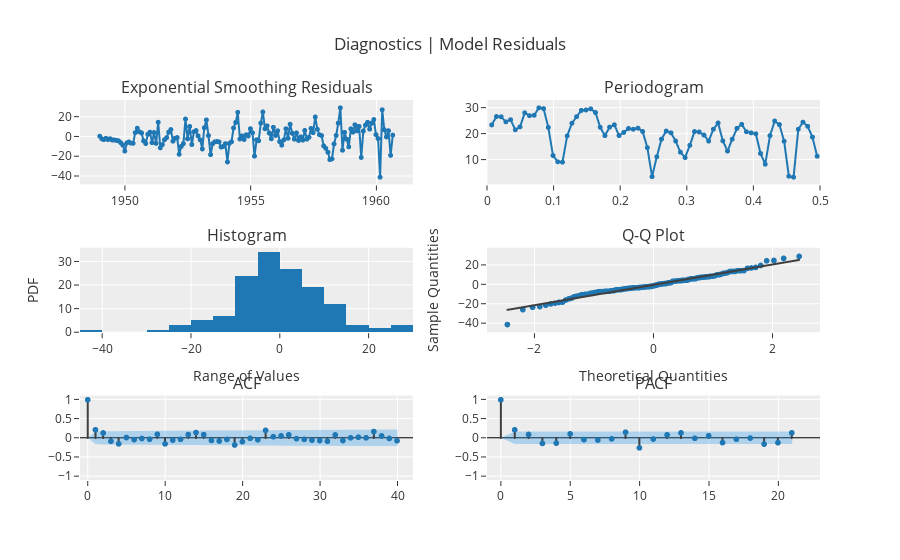

Notebook cell for this chart:
### Code cell
plot_model(best, plot = 'diagnostics')

### Figure 1 — Plotly figure (JSON) as saved in the notebook; plotly's stock layout.template omitted (floating-point values rounded to 4 significant figures; data arrays with more than 128 entries replaced by an {"elided": "..."} marker saying what was removed)
{"data": [{"line": {"color": "rgb(31, 119, 180)", "width": 2}, "marker": {"color": "rgb(31, 119, 180)", "size": 5}, "mode": "lines+markers", "name": "Exponential Smoothing", "showlegend": false, "type": "scattergl", "x": {"elided": "141 str values"}, "xaxis": "x", "y": {"elided": "141 float values"}, "yaxis": "y"}, {"hoverinfo": "text", "hovertext": ["Freq: 0.0071<br>Ampl: 23.5089<br>Time period: 141.0", "Freq: 0.0142<br>Ampl: 26.7232<br>Time period: 70.5", "Freq: 0.0213<br>Ampl: 26.6455<br>Time period: 47.0", "Freq: 0.0284<br>Ampl: 24.6941<br>Time period: 35.25", "Freq: 0.0355<br>Ampl: 25.5118<br>Time period: 28.2", "Freq: 0.0426<br>Ampl: 21.5976<br>Time period: 23.5", "Freq: 0.0496<br>Ampl: 22.7402<br>Time period: 20.1429", "Freq: 0.0567<br>Ampl: 28.1737<br>Time period: 17.625", "Freq: 0.0638<br>Ampl: 27.0736<br>Time period: 15.6667", "Freq: 0.0709<br>Ampl: 27.2348<br>Time period: 14.1", "Freq: 0.078<br>Ampl: 30.1152<br>Time period: 12.8182", "Freq: 0.0851<br>Ampl: 29.8028<br>Time period: 11.75", "Freq: 0.0922<br>Ampl: 22.5351<br>Time period: 10.8462", "Freq: 0.0993<br>Ampl: 11.6532<br>Time period: 10.0714", "Freq: 0.1064<br>Ampl: 9.2223<br>Time period: 9.4", "Freq: 0.1135<br>Ampl: 9.0996<br>Time period: 8.8125", "Freq: 0.1206<br>Ampl: 19.265<br>Time period: 8.2941", "Freq: 0.1277<br>Ampl: 24.1431<br>Time period: 7.8333", "Freq: 0.1348<br>Ampl: 26.6779<br>Time period: 7.4211", "Freq: 0.1418<br>Ampl: 29.1073<br>Time period: 7.05", "Freq: 0.1489<br>Ampl: 29.2779<br>Time period: 6.7143", "Freq: 0.156<br>Ampl: 29.7188<br>Time period: 6.4091", "Freq: 0.1631<br>Ampl: 28.2904<br>Time period: 6.1304", "Freq: 0.1702<br>Ampl: 22.5892<br>Time period: 5.875", "Freq: 0.1773<br>Ampl: 19.337<br>Time period: 5.64", "Freq: 0.1844<br>Ampl: 22.6412<br>Time period: 5.4231", "Freq: 0.1915<br>Ampl: 23.5315<br>Time period: 5.2222", "Freq: 0.1986<br>Ampl: 19.3775<br>Time period: 5.0357", "Freq: 0.2057<br>Ampl: 20.6081<br>Time period: 4.8621", "Freq: 0.2128<br>Ampl: 22.1063<br>Time period: 4.7", "Freq: 0.2199<br>Ampl: 21.8219<br>Time period: 4.5484", "Freq: 0.227<br>Ampl: 22.2409<br>Time period: 4.4062", "Freq: 0.234<br>Ampl: 20.9398<br>Time period: 4.2727", "Freq: 0.2411<br>Ampl: 14.6849<br>Time period: 4.1471", "Freq: 0.2482<br>Ampl: 3.4633<br>Time period: 4.0286", "Freq: 0.2553<br>Ampl: 11.1516<br>Time period: 3.9167", "Freq: 0.2624<br>Ampl: 17.9896<br>Time period: 3.8108", "Freq: 0.2695<br>Ampl: 21.1182<br>Time period: 3.7105", "Freq: 0.2766<br>Ampl: 20.4444<br>Time period: 3.6154", "Freq: 0.2837<br>Ampl: 17.2597<br>Time period: 3.525", "Freq: 0.2908<br>Ampl: 12.9508<br>Time period: 3.439", "Freq: 0.2979<br>Ampl: 10.8655<br>Time period: 3.3571", "Freq: 0.305<br>Ampl: 15.5844<br>Time period: 3.2791", "Freq: 0.3121<br>Ampl: 20.9261<br>Time period: 3.2045", "Freq: 0.3191<br>Ampl: 20.7596<br>Time period: 3.1333", "Freq: 0.3262<br>Ampl: 19.56<br>Time period: 3.0652", "Freq: 0.3333<br>Ampl: 17.2504<br>Time period: 3.0", "Freq: 0.3404<br>Ampl: 21.8236<br>Time period: 2.9375", "Freq: 0.3475<br>Ampl: 24.2346<br>Time period: 2.8776", "Freq: 0.3546<br>Ampl: 17.3387<br>Time period: 2.82", "Freq: 0.3617<br>Ampl: 13.3626<br>Time period: 2.7647", "Freq: 0.3688<br>Ampl: 17.9693<br>Time period: 2.7115", "Freq: 0.3759<br>Ampl: 22.1501<br>Time period: 2.6604", "Freq: 0.383<br>Ampl: 23.7176<br>Time period: 2.6111", "Freq: 0.3901<br>Ampl: 20.857<br>Time period: 2.5636", "Freq: 0.3972<br>Ampl: 20.429<br>Time period: 2.5179", "Freq: 0.4043<br>Ampl: 20.0482<br>Time period: 2.4737", "Freq: 0.4113<br>Ampl: 12.4437<br>Time period: 2.431", "Freq: 0.4184<br>Ampl: 8.2688<br>Time period: 2.3898", "Freq: 0.4255<br>Ampl: 19.3679<br>Time period: 2.35", "Freq: 0.4326<br>Ampl: 24.985<br>Time period: 2.3115", "Freq: 0.4397<br>Ampl: 23.6185<br>Time period: 2.2742", "Freq: 0.4468<br>Ampl: 17.1787<br>Time period: 2.2381", "Freq: 0.4539<br>Ampl: 3.6295<br>Time period: 2.2031", "Freq: 0.461<br>Ampl: 3.2637<br>Time period: 2.1692", "Freq: 0.4681<br>Ampl: 21.8138<br>Time period: 2.1364", "Freq: 0.4752<br>Ampl: 24.5654<br>Time period: 2.1045", "Freq: 0.4823<br>Ampl: 22.9408<br>Time period: 2.0735", "Freq: 0.4894<br>Ampl: 18.7672<br>Time period: 2.0435", "Freq: 0.4965<br>Ampl: 11.3685<br>Time period: 2.0143"], "line": {"color": "#1f77b4", "width": 2}, "marker": {"size": 5}, "mode": "lines+markers", "name": "Exponential Smoothing", "showlegend": false, "type": "scattergl", "x": [0.007092, 0.01418, 0.02128, 0.02837, 0.03546, 0.04255, 0.04965, 0.05674, 0.06383, 0.07092, 0.07801, 0.08511, 0.0922, 0.09929, 0.1064, 0.1135, 0.1206, 0.1277, 0.1348, 0.1418, 0.1489, 0.156, 0.1631, 0.1702, 0.1773, 0.1844, 0.1915, 0.1986, 0.2057, 0.2128, 0.2199, 0.227, 0.234, 0.2411, 0.2482, 0.2553, 0.2624, 0.2695, 0.2766, 0.2837, 0.2908, 0.2979, 0.305, 0.3121, 0.3191, 0.3262, 0.3333, 0.3404, 0.3475, 0.3546, 0.3617, 0.3688, 0.3759, 0.383, 0.3901, 0.3972, 0.4043, 0.4113, 0.4184, 0.4255, 0.4326, 0.4397, 0.4468, 0.4539, 0.461, 0.4681, 0.4752, 0.4823, 0.4894, 0.4965], "xaxis": "x2", "y": [23.51, 26.72, 26.65, 24.69, 25.51, 21.6, 22.74, 28.17, 27.07, 27.23, 30.12, 29.8, 22.54, 11.65, 9.222, 9.1, 19.27, 24.14, 26.68, 29.11, 29.28, 29.72, 28.29, 22.59, 19.34, 22.64, 23.53, 19.38, 20.61, 22.11, 21.82, 22.24, 20.94, 14.68, 3.463, 11.15, 17.99, 21.12, 20.44, 17.26, 12.95, 10.87, 15.58, 20.93, 20.76, 19.56, 17.25, 21.82, 24.23, 17.34, 13.36, 17.97, 22.15, 23.72, 20.86, 20.43, 20.05, 12.44, 8.269, 19.37, 24.99, 23.62, 17.18, 3.629, 3.264, 21.81, 24.57, 22.94, 18.77, 11.37], "yaxis": "y2"}, {"alignmentgroup": "True", "bingroup": "x", "hovertemplate": "variable=Exponential Smoothing<br>value=%{x}<br>count=%{y}<extra></extra>", "legendgroup": "Exponential Smoothing", "marker": {"color": "#1f77b4", "pattern": {"shape": ""}}, "name": "Exponential Smoothing", "offsetgroup": "Exponential Smoothing", "orientation": "v", "showlegend": false, "type": "histogram", "x": {"elided": "141 float values"}, "xaxis": "x3", "yaxis": "y3"}, {"marker": {"color": "#1f77b4"}, "mode": "markers", "name": "Exponential Smoothing", "showlegend": false, "type": "scattergl", "x": {"elided": "141 float values"}, "xaxis": "x4", "y": {"elided": "141 float values"}, "yaxis": "y4"}, {"line": {"color": "#3f3f3f"}, "mode": "lines", "name": "Exponential Smoothing", "showlegend": false, "type": "scattergl", "x": {"elided": "141 float values"}, "xaxis": "x4", "y": {"elided": "141 float values"}, "yaxis": "y4"}, {"line": {"color": "#3f3f3f"}, "mode": "lines", "name": "ACF", "showlegend": false, "type": "scattergl", "x": [0, 0], "xaxis": "x5", "y": [0, 1], "yaxis": "y5"}, {"line": {"color": "#3f3f3f"}, "mode": "lines", "name": "ACF", "showlegend": false, "type": "scattergl", "x": [1, 1], "xaxis": "x5", "y": [0, 0.2133], "yaxis": "y5"}, {"line": {"color": "#3f3f3f"}, "mode": "lines", "name": "ACF", "showlegend": false, "type": "scattergl", "x": [2, 2], "xaxis": "x5", "y": [0, 0.1327], "yaxis": "y5"}, {"line": {"color": "#3f3f3f"}, "mode": "lines", "name": "ACF", "showlegend": false, "type": "scattergl", "x": [3, 3], "xaxis": "x5", "y": [0, -0.08554], "yaxis": "y5"}, {"line": {"color": "#3f3f3f"}, "mode": "lines", "name": "ACF", "showlegend": false, "type": "scattergl", "x": [4, 4], "xaxis": "x5", "y": [0, -0.152], "yaxis": "y5"}, {"line": {"color": "#3f3f3f"}, "mode": "lines", "name": "ACF", "showlegend": false, "type": "scattergl", "x": [5, 5], "xaxis": "x5", "y": [0, 0.0114], "yaxis": "y5"}, {"line": {"color": "#3f3f3f"}, "mode": "lines", "name": "ACF", "showlegend": false, "type": "scattergl", "x": [6, 6], "xaxis": "x5", "y": [0, -0.04313], "yaxis": "y5"}, {"line": {"color": "#3f3f3f"}, "mode": "lines", "name": "ACF", "showlegend": false, "type": "scattergl", "x": [7, 7], "xaxis": "x5", "y": [0, -0.01408], "yaxis": "y5"}, {"line": {"color": "#3f3f3f"}, "mode": "lines", "name": "ACF", "showlegend": false, "type": "scattergl", "x": [8, 8], "xaxis": "x5", "y": [0, -0.0319], "yaxis": "y5"}, {"line": {"color": "#3f3f3f"}, "mode": "lines", "name": "ACF", "showlegend": false, "type": "scattergl", "x": [9, 9], "xaxis": "x5", "y": [0, 0.09639], "yaxis": "y5"}, {"line": {"color": "#3f3f3f"}, "mode": "lines", "name": "ACF", "showlegend": false, "type": "scattergl", "x": [10, 10], "xaxis": "x5", "y": [0, -0.1535], "yaxis": "y5"}, {"line": {"color": "#3f3f3f"}, "mode": "lines", "name": "ACF", "showlegend": false, "type": "scattergl", "x": [11, 11], "xaxis": "x5", "y": [0, -0.05541], "yaxis": "y5"}, {"line": {"color": "#3f3f3f"}, "mode": "lines", "name": "ACF", "showlegend": false, "type": "scattergl", "x": [12, 12], "xaxis": "x5", "y": [0, -0.03517], "yaxis": "y5"}, {"line": {"color": "#3f3f3f"}, "mode": "lines", "name": "ACF", "showlegend": false, "type": "scattergl", "x": [13, 13], "xaxis": "x5", "y": [0, 0.08958], "yaxis": "y5"}, {"line": {"color": "#3f3f3f"}, "mode": "lines", "name": "ACF", "showlegend": false, "type": "scattergl", "x": [14, 14], "xaxis": "x5", "y": [0, 0.1424], "yaxis": "y5"}, {"line": {"color": "#3f3f3f"}, "mode": "lines", "name": "ACF", "showlegend": false, "type": "scattergl", "x": [15, 15], "xaxis": "x5", "y": [0, 0.08722], "yaxis": "y5"}, {"line": {"color": "#3f3f3f"}, "mode": "lines", "name": "ACF", "showlegend": false, "type": "scattergl", "x": [16, 16], "xaxis": "x5", "y": [0, -0.06429], "yaxis": "y5"}, {"line": {"color": "#3f3f3f"}, "mode": "lines", "name": "ACF", "showlegend": false, "type": "scattergl", "x": [17, 17], "xaxis": "x5", "y": [0, -0.07882], "yaxis": "y5"}, {"line": {"color": "#3f3f3f"}, "mode": "lines", "name": "ACF", "showlegend": false, "type": "scattergl", "x": [18, 18], "xaxis": "x5", "y": [0, -0.03804], "yaxis": "y5"}, {"line": {"color": "#3f3f3f"}, "mode": "lines", "name": "ACF", "showlegend": false, "type": "scattergl", "x": [19, 19], "xaxis": "x5", "y": [0, -0.1821], "yaxis": "y5"}, {"line": {"color": "#3f3f3f"}, "mode": "lines", "name": "ACF", "showlegend": false, "type": "scattergl", "x": [20, 20], "xaxis": "x5", "y": [0, -0.09518], "yaxis": "y5"}, {"line": {"color": "#3f3f3f"}, "mode": "lines", "name": "ACF", "showlegend": false, "type": "scattergl", "x": [21, 21], "xaxis": "x5", "y": [0, -0.009027], "yaxis": "y5"}, {"line": {"color": "#3f3f3f"}, "mode": "lines", "name": "ACF", "showlegend": false, "type": "scattergl", "x": [22, 22], "xaxis": "x5", "y": [0, -0.04583], "yaxis": "y5"}, {"line": {"color": "#3f3f3f"}, "mode": "lines", "name": "ACF", "showlegend": false, "type": "scattergl", "x": [23, 23], "xaxis": "x5", "y": [0, 0.1997], "yaxis": "y5"}, {"line": {"color": "#3f3f3f"}, "mode": "lines", "name": "ACF", "showlegend": false, "type": "scattergl", "x": [24, 24], "xaxis": "x5", "y": [0, 0.034], "yaxis": "y5"}, {"line": {"color": "#3f3f3f"}, "mode": "lines", "name": "ACF", "showlegend": false, "type": "scattergl", "x": [25, 25], "xaxis": "x5", "y": [0, 0.05463], "yaxis": "y5"}, {"line": {"color": "#3f3f3f"}, "mode": "lines", "name": "ACF", "showlegend": false, "type": "scattergl", "x": [26, 26], "xaxis": "x5", "y": [0, 0.08265], "yaxis": "y5"}, {"line": {"color": "#3f3f3f"}, "mode": "lines", "name": "ACF", "showlegend": false, "type": "scattergl", "x": [27, 27], "xaxis": "x5", "y": [0, -0.01649], "yaxis": "y5"}, {"line": {"color": "#3f3f3f"}, "mode": "lines", "name": "ACF", "showlegend": false, "type": "scattergl", "x": [28, 28], "xaxis": "x5", "y": [0, -0.03634], "yaxis": "y5"}, {"line": {"color": "#3f3f3f"}, "mode": "lines", "name": "ACF", "showlegend": false, "type": "scattergl", "x": [29, 29], "xaxis": "x5", "y": [0, -0.05655], "yaxis": "y5"}, {"line": {"color": "#3f3f3f"}, "mode": "lines", "name": "ACF", "showlegend": false, "type": "scattergl", "x": [30, 30], "xaxis": "x5", "y": [0, -0.06729], "yaxis": "y5"}, {"line": {"color": "#3f3f3f"}, "mode": "lines", "name": "ACF", "showlegend": false, "type": "scattergl", "x": [31, 31], "xaxis": "x5", "y": [0, -0.08631], "yaxis": "y5"}, {"line": {"color": "#3f3f3f"}, "mode": "lines", "name": "ACF", "showlegend": false, "type": "scattergl", "x": [32, 32], "xaxis": "x5", "y": [0, 0.07907], "yaxis": "y5"}, {"line": {"color": "#3f3f3f"}, "mode": "lines", "name": "ACF", "showlegend": false, "type": "scattergl", "x": [33, 33], "xaxis": "x5", "y": [0, -0.06636], "yaxis": "y5"}, {"line": {"color": "#3f3f3f"}, "mode": "lines", "name": "ACF", "showlegend": false, "type": "scattergl", "x": [34, 34], "xaxis": "x5", "y": [0, 0.003932], "yaxis": "y5"}, {"line": {"color": "#3f3f3f"}, "mode": "lines", "name": "ACF", "showlegend": false, "type": "scattergl", "x": [35, 35], "xaxis": "x5", "y": [0, 0.02113], "yaxis": "y5"}, {"line": {"color": "#3f3f3f"}, "mode": "lines", "name": "ACF", "showlegend": false, "type": "scattergl", "x": [36, 36], "xaxis": "x5", "y": [0, 0.004179], "yaxis": "y5"}, {"line": {"color": "#3f3f3f"}, "mode": "lines", "name": "ACF", "showlegend": false, "type": "scattergl", "x": [37, 37], "xaxis": "x5", "y": [0, 0.1676], "yaxis": "y5"}, {"line": {"color": "#3f3f3f"}, "mode": "lines", "name": "ACF", "showlegend": false, "type": "scattergl", "x": [38, 38], "xaxis": "x5", "y": [0, 0.05444], "yaxis": "y5"}, {"line": {"color": "#3f3f3f"}, "mode": "lines", "name": "ACF", "showlegend": false, "type": "scattergl", "x": [39, 39], "xaxis": "x5", "y": [0, -0.01153], "yaxis": "y5"}, {"line": {"color": "#3f3f3f"}, "mode": "lines", "name": "ACF", "showlegend": false, "type": "scattergl", "x": [40, 40], "xaxis": "x5", "y": [0, -0.07159], "yaxis": "y5"}, {"marker": {"color": "#1f77b4", "size": 6}, "mode": "markers", "name": "ACF", "showlegend": false, "type": "scattergl", "x": [0, 1, 2, 3, 4, 5, 6, 7, 8, 9, 10, 11, 12, 13, 14, 15, 16, 17, 18, 19, 20, 21, 22, 23, 24, 25, 26, 27, 28, 29, 30, 31, 32, 33, 34, 35, 36, 37, 38, 39, 40], "xaxis": "x5", "y": [1, 0.2133, 0.1327, -0.08554, -0.152, 0.0114, -0.04313, -0.01408, -0.0319, 0.09639, -0.1535, -0.05541, -0.03517, 0.08958, 0.1424, 0.08722, -0.06429, -0.07882, -0.03804, -0.1821, -0.09518, -0.009027, -0.04583, 0.1997, 0.034, 0.05463, 0.08265, -0.01649, -0.03634, -0.05655, -0.06729, -0.08631, 0.07907, -0.06636, 0.003932, 0.02113, 0.004179, 0.1676, 0.05444, -0.01153, -0.07159], "yaxis": "y5"}, {"line": {"color": "rgba(255,255,255,0)"}, "mode": "lines", "name": "UC", "showlegend": false, "type": "scatter", "x": [0, 1, 2, 3, 4, 5, 6, 7, 8, 9, 10, 11, 12, 13, 14, 15, 16, 17, 18, 19, 20, 21, 22, 23, 24, 25, 26, 27, 28, 29, 30, 31, 32, 33, 34, 35, 36, 37, 38, 39, 40], "xaxis": "x5", "y": [0, 0.1651, 0.1724, 0.1752, 0.1763, 0.1798, 0.1799, 0.1801, 0.1802, 0.1803, 0.1817, 0.1852, 0.1857, 0.1859, 0.187, 0.19, 0.191, 0.1916, 0.1925, 0.1927, 0.1974, 0.1986, 0.1986, 0.1989, 0.2043, 0.2044, 0.2048, 0.2057, 0.2058, 0.206, 0.2064, 0.207, 0.208, 0.2088, 0.2093, 0.2093, 0.2094, 0.2094, 0.213, 0.2134, 0.2134], "yaxis": "y5"}, {"fill": "tonexty", "fillcolor": "rgba(32, 146, 230,0.3)", "line": {"color": "rgba(255,255,255,0)"}, "mode": "lines", "name": "LC", "showlegend": false, "type": "scatter", "x": [0, 1, 2, 3, 4, 5, 6, 7, 8, 9, 10, 11, 12, 13, 14, 15, 16, 17, 18, 19, 20, 21, 22, 23, 24, 25, 26, 27, 28, 29, 30, 31, 32, 33, 34, 35, 36, 37, 38, 39, 40], "xaxis": "x5", "y": [0, -0.1651, -0.1724, -0.1752, -0.1763, -0.1798, -0.1799, -0.1801, -0.1802, -0.1803, -0.1817, -0.1852, -0.1857, -0.1859, -0.187, -0.19, -0.191, -0.1916, -0.1925, -0.1927, -0.1974, -0.1986, -0.1986, -0.1989, -0.2043, -0.2044, -0.2048, -0.2057, -0.2058, -0.206, -0.2064, -0.207, -0.208, -0.2088, -0.2093, -0.2093, -0.2094, -0.2094, -0.213, -0.2134, -0.2134], "yaxis": "y5"}, {"line": {"color": "#3f3f3f"}, "mode": "lines", "name": "PACF", "showlegend": false, "type": "scattergl", "x": [0, 0], "xaxis": "x6", "y": [0, 1], "yaxis": "y6"}, {"line": {"color": "#3f3f3f"}, "mode": "lines", "name": "PACF", "showlegend": false, "type": "scattergl", "x": [1, 1], "xaxis": "x6", "y": [0, 0.2148], "yaxis": "y6"}, {"line": {"color": "#3f3f3f"}, "mode": "lines", "name": "PACF", "showlegend": false, "type": "scattergl", "x": [2, 2], "xaxis": "x6", "y": [0, 0.09273], "yaxis": "y6"}, {"line": {"color": "#3f3f3f"}, "mode": "lines", "name": "PACF", "showlegend": false, "type": "scattergl", "x": [3, 3], "xaxis": "x6", "y": [0, -0.1412], "yaxis": "y6"}, {"line": {"color": "#3f3f3f"}, "mode": "lines", "name": "PACF", "showlegend": false, "type": "scattergl", "x": [4, 4], "xaxis": "x6", "y": [0, -0.1339], "yaxis": "y6"}, {"line": {"color": "#3f3f3f"}, "mode": "lines", "name": "PACF", "showlegend": false, "type": "scattergl", "x": [5, 5], "xaxis": "x6", "y": [0, 0.107], "yaxis": "y6"}, {"line": {"color": "#3f3f3f"}, "mode": "lines", "name": "PACF", "showlegend": false, "type": "scattergl", "x": [6, 6], "xaxis": "x6", "y": [0, -0.04182], "yaxis": "y6"}, {"line": {"color": "#3f3f3f"}, "mode": "lines", "name": "PACF", "showlegend": false, "type": "scattergl", "x": [7, 7], "xaxis": "x6", "y": [0, -0.05286], "yaxis": "y6"}, {"line": {"color": "#3f3f3f"}, "mode": "lines", "name": "PACF", "showlegend": false, "type": "scattergl", "x": [8, 8], "xaxis": "x6", "y": [0, -0.0228], "yaxis": "y6"}, {"line": {"color": "#3f3f3f"}, "mode": "lines", "name": "PACF", "showlegend": false, "type": "scattergl", "x": [9, 9], "xaxis": "x6", "y": [0, 0.1513], "yaxis": "y6"}, {"line": {"color": "#3f3f3f"}, "mode": "lines", "name": "PACF", "showlegend": false, "type": "scattergl", "x": [10, 10], "xaxis": "x6", "y": [0, -0.2578], "yaxis": "y6"}, {"line": {"color": "#3f3f3f"}, "mode": "lines", "name": "PACF", "showlegend": false, "type": "scattergl", "x": [11, 11], "xaxis": "x6", "y": [0, -0.02777], "yaxis": "y6"}, {"line": {"color": "#3f3f3f"}, "mode": "lines", "name": "PACF", "showlegend": false, "type": "scattergl", "x": [12, 12], "xaxis": "x6", "y": [0, 0.08185], "yaxis": "y6"}, {"line": {"color": "#3f3f3f"}, "mode": "lines", "name": "PACF", "showlegend": false, "type": "scattergl", "x": [13, 13], "xaxis": "x6", "y": [0, 0.1346], "yaxis": "y6"}, {"line": {"color": "#3f3f3f"}, "mode": "lines", "name": "PACF", "showlegend": false, "type": "scattergl", "x": [14, 14], "xaxis": "x6", "y": [0, -0.007847], "yaxis": "y6"}, {"line": {"color": "#3f3f3f"}, "mode": "lines", "name": "PACF", "showlegend": false, "type": "scattergl", "x": [15, 15], "xaxis": "x6", "y": [0, 0.05816], "yaxis": "y6"}, {"line": {"color": "#3f3f3f"}, "mode": "lines", "name": "PACF", "showlegend": false, "type": "scattergl", "x": [16, 16], "xaxis": "x6", "y": [0, -0.1202], "yaxis": "y6"}, {"line": {"color": "#3f3f3f"}, "mode": "lines", "name": "PACF", "showlegend": false, "type": "scattergl", "x": [17, 17], "xaxis": "x6", "y": [0, -0.03116], "yaxis": "y6"}, {"line": {"color": "#3f3f3f"}, "mode": "lines", "name": "PACF", "showlegend": false, "type": "scattergl", "x": [18, 18], "xaxis": "x6", "y": [0, -0.002772], "yaxis": "y6"}, {"line": {"color": "#3f3f3f"}, "mode": "lines", "name": "PACF", "showlegend": false, "type": "scattergl", "x": [19, 19], "xaxis": "x6", "y": [0, -0.1606], "yaxis": "y6"}, {"line": {"color": "#3f3f3f"}, "mode": "lines", "name": "PACF", "showlegend": false, "type": "scattergl", "x": [20, 20], "xaxis": "x6", "y": [0, -0.1216], "yaxis": "y6"}, {"line": {"color": "#3f3f3f"}, "mode": "lines", "name": "PACF", "showlegend": false, "type": "scattergl", "x": [21, 21], "xaxis": "x6", "y": [0, 0.1335], "yaxis": "y6"}, {"marker": {"color": "#1f77b4", "size": 6}, "mode": "markers", "name": "PACF", "showlegend": false, "type": "scattergl", "x": [0, 1, 2, 3, 4, 5, 6, 7, 8, 9, 10, 11, 12, 13, 14, 15, 16, 17, 18, 19, 20, 21], "xaxis": "x6", "y": [1, 0.2148, 0.09273, -0.1412, -0.1339, 0.107, -0.04182, -0.05286, -0.0228, 0.1513, -0.2578, -0.02777, 0.08185, 0.1346, -0.007847, 0.05816, -0.1202, -0.03116, -0.002772, -0.1606, -0.1216, 0.1335], "yaxis": "y6"}, {"line": {"color": "rgba(255,255,255,0)"}, "mode": "lines", "name": "UC", "showlegend": false, "type": "scatter", "x": [0, 1, 2, 3, 4, 5, 6, 7, 8, 9, 10, 11, 12, 13, 14, 15, 16, 17, 18, 19, 20, 21], "xaxis": "x6", "y": [0, 0.1651, 0.1651, 0.1651, 0.1651, 0.1651, 0.1651, 0.1651, 0.1651, 0.1651, 0.1651, 0.1651, 0.1651, 0.1651, 0.1651, 0.1651, 0.1651, 0.1651, 0.1651, 0.1651, 0.1651, 0.1651], "yaxis": "y6"}, {"fill": "tonexty", "fillcolor": "rgba(32, 146, 230,0.3)", "line": {"color": "rgba(255,255,255,0)"}, "mode": "lines", "name": "LC", "showlegend": false, "type": "scatter", "x": [0, 1, 2, 3, 4, 5, 6, 7, 8, 9, 10, 11, 12, 13, 14, 15, 16, 17, 18, 19, 20, 21], "xaxis": "x6", "y": [0, -0.1651, -0.1651, -0.1651, -0.1651, -0.1651, -0.1651, -0.1651, -0.1651, -0.1651, -0.1651, -0.1651, -0.1651, -0.1651, -0.1651, -0.1651, -0.1651, -0.1651, -0.1651, -0.1651, -0.1651, -0.1651], "yaxis": "y6"}], "layout": {"annotations": [{"font": {"size": 16}, "showarrow": false, "text": "Exponential Smoothing Residuals", "x": 0.225, "xanchor": "center", "xref": "paper", "y": 1.0, "yanchor": "bottom", "yref": "paper"}, {"font": {"size": 16}, "showarrow": false, "text": "Periodogram", "x": 0.775, "xanchor": "center", "xref": "paper", "y": 1.0, "yanchor": "bottom", "yref": "paper"}, {"font": {"size": 16}, "showarrow": false, "text": "Histogram", "x": 0.225, "xanchor": "center", "xref": "paper", "y": 0.6111, "yanchor": "bottom", "yref": "paper"}, {"font": {"size": 16}, "showarrow": false, "text": "Q-Q Plot", "x": 0.775, "xanchor": "center", "xref": "paper", "y": 0.6111, "yanchor": "bottom", "yref": "paper"}, {"font": {"size": 16}, "showarrow": false, "text": "ACF", "x": 0.225, "xanchor": "center", "xref": "paper", "y": 0.2222, "yanchor": "bottom", "yref": "paper"}, {"font": {"size": 16}, "showarrow": false, "text": "PACF", "x": 0.775, "xanchor": "center", "xref": "paper", "y": 0.2222, "yanchor": "bottom", "yref": "paper"}], "showlegend": false, "title": {"text": "Diagnostics | Model Residuals"}, "xaxis": {"anchor": "y", "domain": [0, 0.45]}, "xaxis2": {"anchor": "y2", "domain": [0.55, 1], "range": [0, 0.5]}, "xaxis3": {"anchor": "y3", "domain": [0, 0.45], "title": {"text": "Range of Values"}}, "xaxis4": {"anchor": "y4", "domain": [0.55, 1], "title": {"text": "Theoretical Quantities"}}, "xaxis5": {"anchor": "y5", "domain": [0, 0.45], "range": [-1, 42]}, "xaxis6": {"anchor": "y6", "domain": [0.55, 1], "range": [-1, 23]}, "yaxis": {"anchor": "x", "domain": [0.7778, 1]}, "yaxis2": {"anchor": "x2", "domain": [0.7778, 1]}, "yaxis3": {"anchor": "x3", "domain": [0.3889, 0.6111], "title": {"text": "PDF"}}, "yaxis4": {"anchor": "x4", "domain": [0.3889, 0.6111], "title": {"text": "Sample Quantities"}}, "yaxis5": {"anchor": "x5", "domain": [0, 0.2222], "range": [-1.1, 1.1], "zerolinecolor": "#000000"}, "yaxis6": {"anchor": "x6", "domain": [0, 0.2222], "range": [-1.1, 1.1], "zerolinecolor": "#000000"}}}
